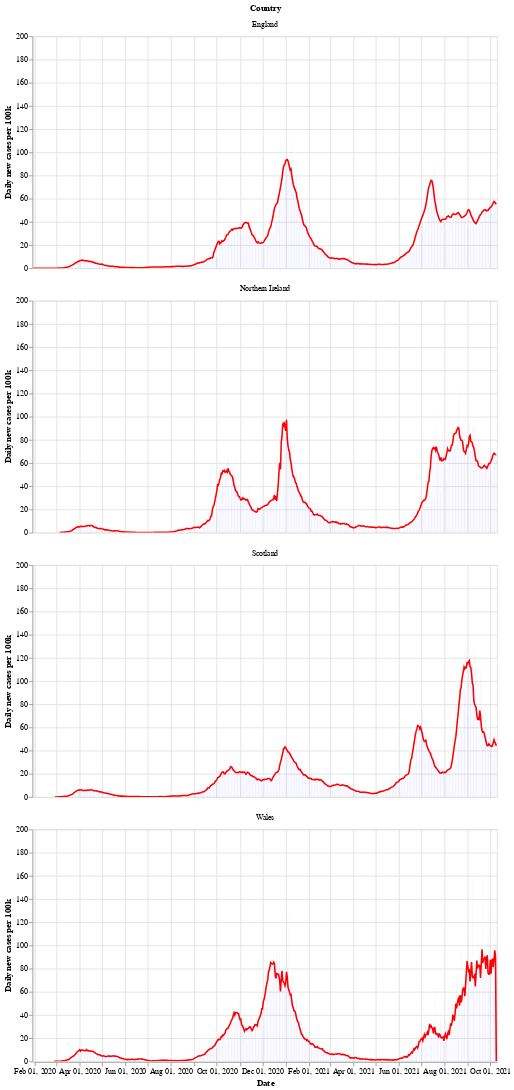

Here is the notebook cell this chart was saved with:
### Markdown cell above
Next is a bar chart of the number of new cases in each country (per 100k population), with the 7 day moving average of cases. Again we see that Wales saw a longer period of raising and falling cases compared to the other countries.

After a period of cases falling, each nation is now seeing a rise in the number of cases - especially in Wales.

### Code cell
# collapse
bars = alt.Chart(uk_cases).mark_bar().encode(
    x=alt.X("yearmonthdate(date):T", axis=alt.Axis(title='Date')),
    y=alt.Y("newCasesRate:Q", axis=alt.Axis(title='Daily new cases per 100k')),
    tooltip='newCasesRate',
    color=alt.condition(
        alt.datum.dailyChange > 0,
        alt.value("orange"),  # The positive color
        alt.value("blue")  # The negative color
    )
).properties(title='New cases per 100k population with rolling 7 day average', width=600).interactive()
line = alt.Chart(uk_cases).mark_line(
    color='red',
    size=2,
).transform_window(
    rolling_mean='mean(newCasesRate)',
    frame=[0, 7],
    groupby=['areaName']
).encode(
    x='yearmonthdate(date):T',
    y='rolling_mean:Q'
)
alt.layer(line, bars, data=uk_cases).facet(alt.Row('areaName', title='Country'), columns=1)

### Figure 1 — Vega-Lite specification as saved in the notebook (floating-point values rounded to 4 significant figures; data arrays with more than 128 entries replaced by an {"elided": "..."} marker saying what was removed)
{"config": {"view": {"continuousWidth": 400, "continuousHeight": 300}}, "data": {"name": "data-e5e56c418d49a434666a1dbe03684272"}, "facet": {"type": "nominal", "field": "areaName", "title": "Country"}, "spec": {"layer": [{"mark": {"type": "line", "color": "red", "size": 2}, "encoding": {"x": {"type": "temporal", "field": "date", "timeUnit": "yearmonthdate"}, "y": {"type": "quantitative", "field": "rolling_mean"}}, "transform": [{"window": [{"op": "mean", "field": "newCasesRate", "as": "rolling_mean"}], "frame": [0, 7], "groupby": ["areaName"]}]}, {"mark": "bar", "encoding": {"color": {"condition": {"value": "orange", "test": "(datum.dailyChange > 0)"}, "value": "blue"}, "tooltip": {"type": "quantitative", "field": "newCasesRate"}, "x": {"type": "temporal", "axis": {"title": "Date"}, "field": "date", "timeUnit": "yearmonthdate"}, "y": {"type": "quantitative", "axis": {"title": "Daily new cases per 100k"}, "field": "newCasesRate"}}, "selection": {"selector002": {"type": "interval", "bind": "scales", "encodings": ["x", "y"]}}, "title": "New cases per 100k population with rolling 7 day average", "width": 600}]}, "columns": 1, "$schema": "https://vega.github.io/schema/vega-lite/v4.8.1.json", "datasets": {"data-e5e56c418d49a434666a1dbe03684272": {"elided": "2384 records"}}}
